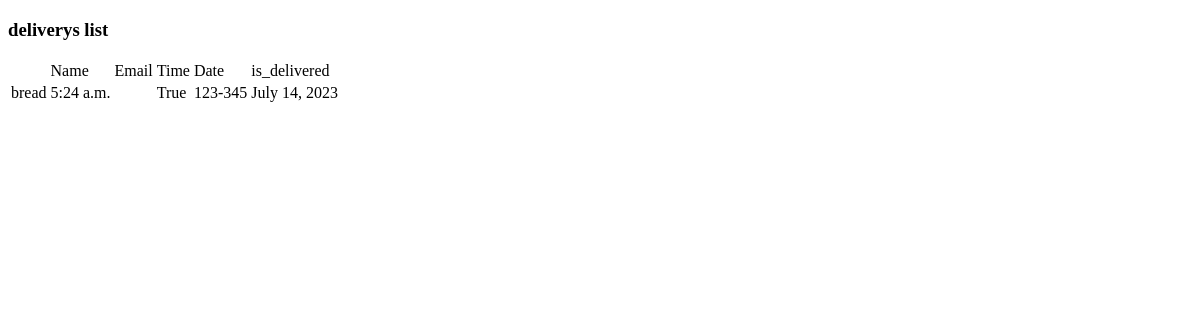
/delivery/deliverys/list, run on an earlier commit of the app's database.
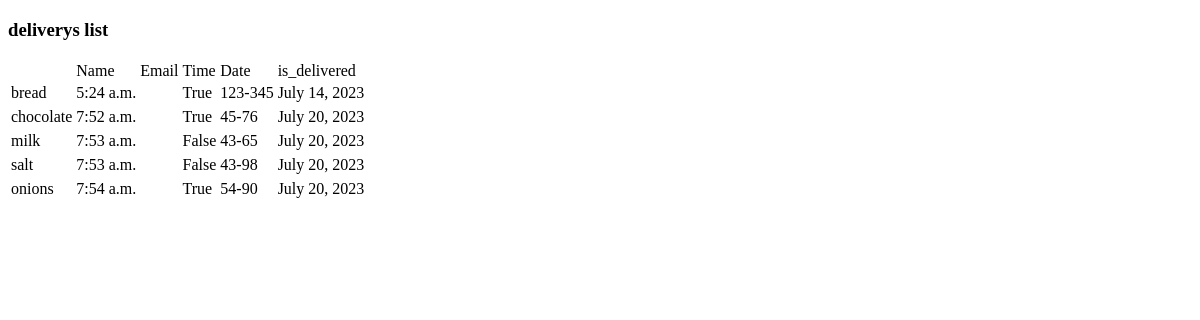
And on a later commit of the database.
### delivery/models.py (models this page shows)
class Delivery(models.Model):
    name = models.CharField(max_length=100)
    address = models.TextField()
    date = models.DateField()
    time = models.TimeField()
    is_delivered = models.BooleanField(default=False)

### delivery/views.py (the view)
# urls.py: path("deliverys/list", delivery_list,name="deliverys_list"),
def delivery_list(request):
    deliverys=Delivery.objects.all()
    return render(request,"delivery/deliverys_list.html",{"deliverys":deliverys})

### templates/delivery/deliverys_list.html (shortened to what this page needs)
<!DOCTYPE html>
<html lang="en">
<head>
</head>
<body>
    <h3>deliverys list</h3>
    <table>
        <th>
            <td>Name</td>
            <td>Email</td>
            <td>Time</td>
            <td>Date</td>
            <td>is_delivered</td>
            <th>
                {%for delivery in deliverys%}
                <tr>
                    <td>{{delivery.name}}</td>
                    <td>{{delivery.time}}<td>
                        <td>{{delivery.is_delivered}}</td>
                        <td>{{delivery.address}}</td>
                        <td>{{delivery.date}}</td>
                        <tr>
                            {%endfor%}
                        </table>
</body>
</html>

What changed in the data, as far as the page shows it:
added Delivery: name "chocolate", time "7:52 a.m.", is_delivered "True", address "45-76", date "July 20, 2023"
added Delivery: name "milk", time "7:53 a.m.", is_delivered "False", address "43-65", date "July 20, 2023"
added Delivery: name "salt", time "7:53 a.m.", is_delivered "False", address "43-98", date "July 20, 2023"
added Delivery: name "onions", time "7:54 a.m.", is_delivered "True", address "54-90", date "July 20, 2023"
